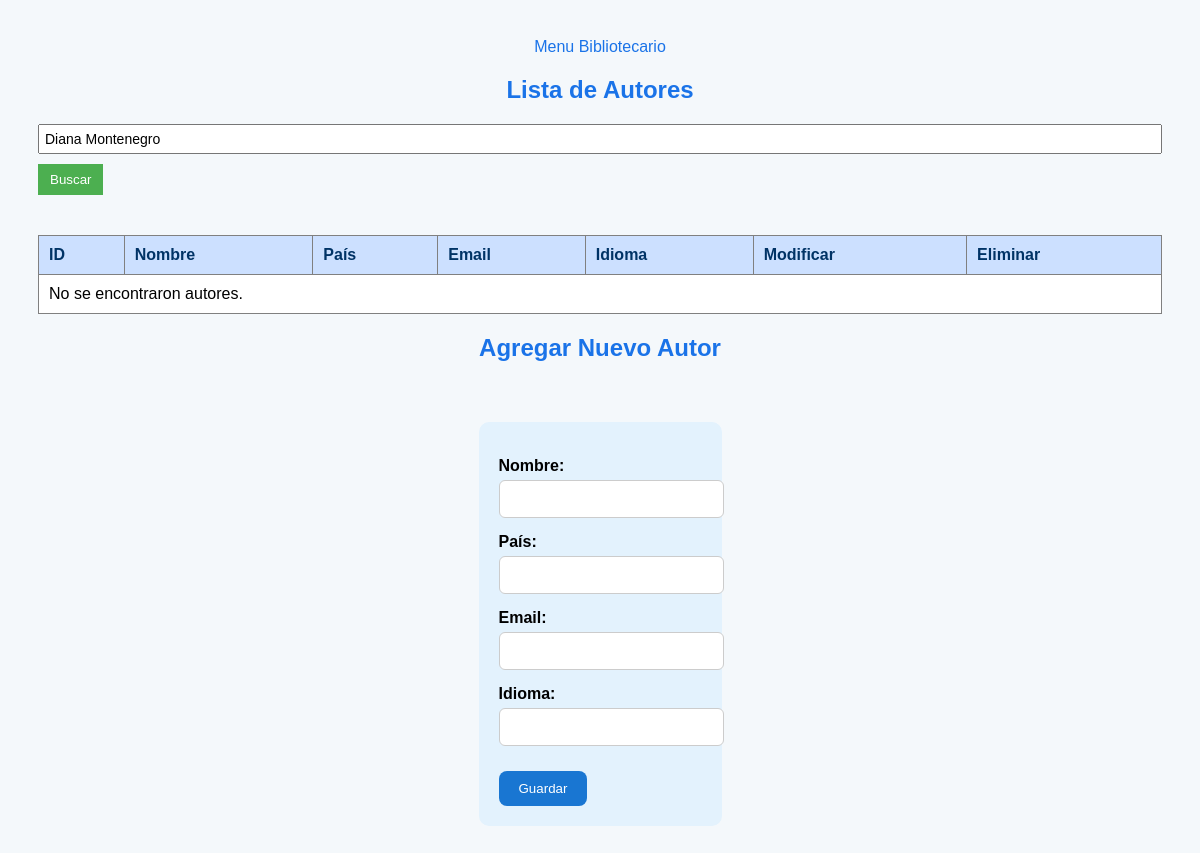
The page /autores.php?buscar=Diana Montenegro on the database as committed earlier.
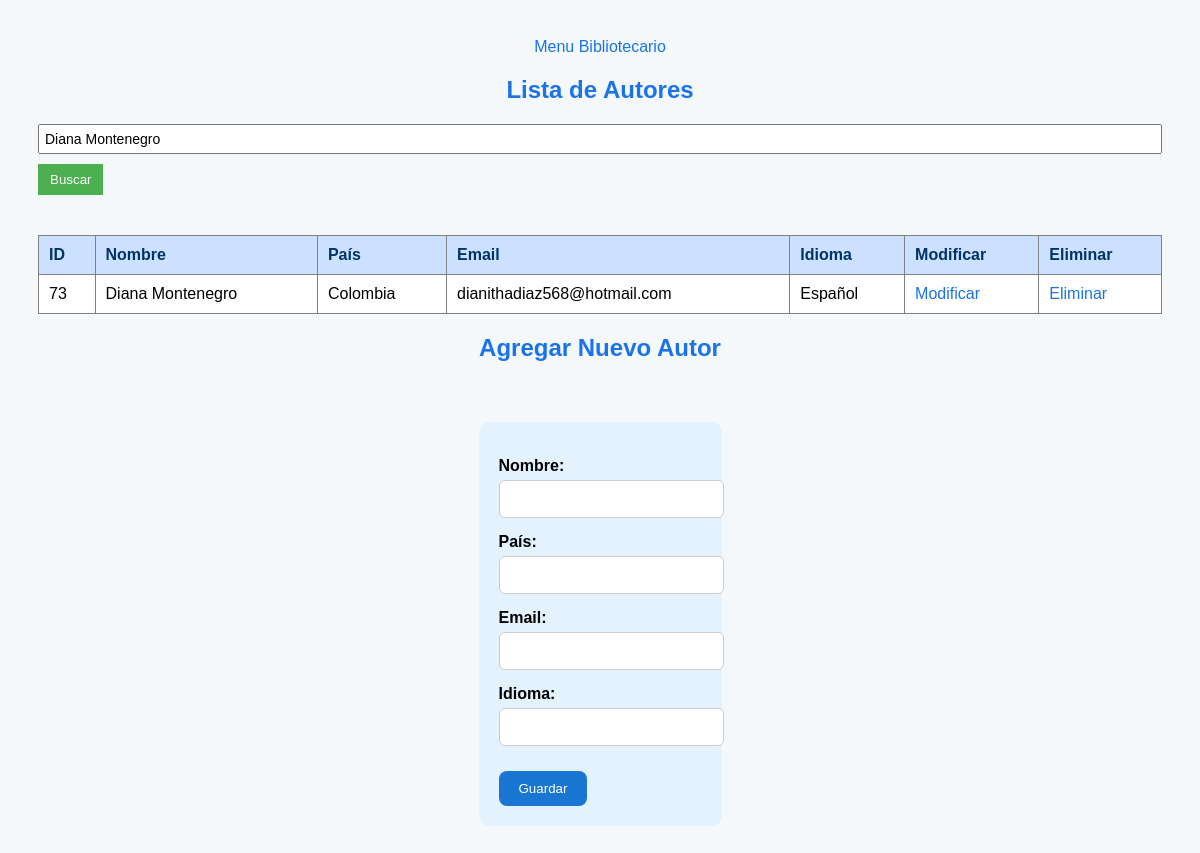
The same page on the database as committed later.
### tables this page shows
CREATE TABLE TbAutor (id_autor INTEGER PRIMARY KEY AUTOINCREMENT, nom_autor TEXT NOT NULL, pais_autor TEXT NOT NULL, email_autor TEXT CHECK (email_autor LIKE '%@%.%'), idioma_autor TEXT NOT NULL);

### autores.php (the view, shortened to what this page needs)
<?php
include 'conexion.php';
$busqueda = $_GET['buscar'] ?? '';
$sql = "SELECT * FROM TbAutor WHERE
    nom_autor LIKE :buscar OR
    pais_autor LIKE :buscar OR
    idioma_autor LIKE :buscar OR
    email_autor LIKE :buscar";
$stmt = $conexion->prepare($sql);
$stmt->execute(['buscar' => "%$busqueda%"]);
$autores = $stmt->fetchAll(PDO::FETCH_ASSOC);
?>
<!DOCTYPE html>
<html lang="es">
<head>
    <link rel="stylesheet" href="css/styles_autor.css">
</head>
<body>
<div class="container">
    <div class="butoneria">
        <a href="menu_bibliotecario.php" class="menu-button">Menu Bibliotecario</a>
    </div>
</div>
<div class="container">
    <h2>Lista de Autores</h2>
    <form method="get" action="autores.php">
        <input type="text" name="buscar" placeholder="Buscar autores..." value="<?= htmlspecialchars($busqueda) ?>">
        <button type="submit">Buscar</button>
    </form>
    <div class="tabla-autores">
        <table>
            <thead>
                <tr>
                    <th>ID</th>
                    <th>Nombre</th>
                    <th>País</th>
                    <th>Email</th>
                    <th>Idioma</th>
                    <th>Modificar</th>
                    <th>Eliminar</th>
                </tr>
            </thead>
            <tbody>
                <?php if ($autores): ?>
                    <?php foreach ($autores as $autor): ?>
                    <tr>
                        <td><?= htmlspecialchars($autor['id_autor']) ?></td>
                        <td><?= htmlspecialchars($autor['nom_autor']) ?></td>
                        <td><?= htmlspecialchars($autor['pais_autor']) ?></td>
                        <td><?= htmlspecialchars($autor['email_autor']) ?></td>
                        <td><?= htmlspecialchars($autor['idioma_autor']) ?></td>
                        <td>
                            <a href="modificar_autor.php?id=<?= urlencode($autor['id_autor']) ?>" onclick="return confirm('¿Modificar este autor?')">Modificar</a>
                        </td>
                        <td>
                            <a href="eliminar_autor.php?id=<?= urlencode($autor['id_autor']) ?>" onclick="return confirm('¿Eliminar este autor?')">Eliminar</a>
                        </td>
                    </tr>
                    <?php endforeach; ?>
                <?php else: ?>
                    <tr><td colspan="7">No se encontraron autores.</td></tr>
                <?php endif; ?>
            </tbody>
        </table>
    </div>
    <h2>Agregar Nuevo Autor</h2>
    <div class="formulario">
        <form action="guardar_autor.php" method="post">
            <label>Nombre:
                <input type="text" name="nom_autor" required>
            </label>
            <label>País:
                <input type="text" name="pais_autor" required>
            </label>
            <label>Email:
                <input type="email" name="email_autor">
            </label>
            <label>Idioma:
                <input type="text" name="idioma_autor" required>
            </label>
            <button type="submit">Guardar</button>
        </form>
    </div>
</div>
</body>
</html>

Rows that differ between the two databases and show on the page:
added tbautor: id_autor "73", nom_autor "Diana Montenegro", pais_autor "Colombia", email_autor "dianithadiaz568@hotmail.com", idioma_autor "Español"
Other text that changed with them:
text no longer shown: "No se encontraron autores."
